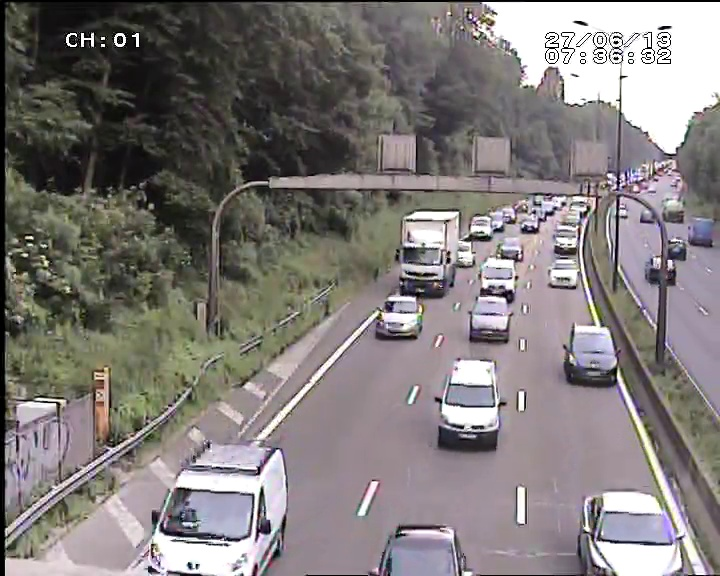
#> input picture img0.jpg, 720 x 576 px, given in place of soleil.avi, which was not available
$ python contours.py   (older library calls are emulated)
#> lines starting #> are read from the running program, lines starting #| are printed output that depends on the picture; after the words box and inside, x2 and y2 are one past the last pixel; in counts of white or black regions, pixels touching at a corner belong together; pictures that were not available may be replaced by others from this repository, and a replacement may not be noted
import cv2
import numpy as np

cap = cv2.VideoCapture(r"C:\Users\eleve\Desktop\Cerema\soleil.avi")
while True:
    ret, img = cap.read()
#> img is the input picture: shape (576, 720, 3); mean B, G, R 122.2, 123.3, 128.7
    if not ret:
        print("error !!!!")
    gray = cv2.cvtColor(img, cv2.COLOR_BGR2GRAY)
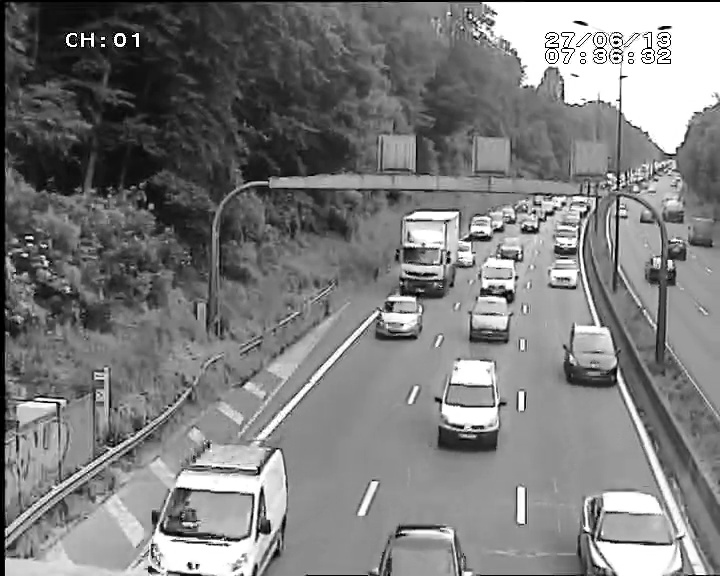
#> gray: shape (576, 720); min 0, max 255, mean 124.8
    _,threshold = cv2.threshold(gray,0,255,cv2.THRESH_BINARY+cv2.THRESH_OTSU)
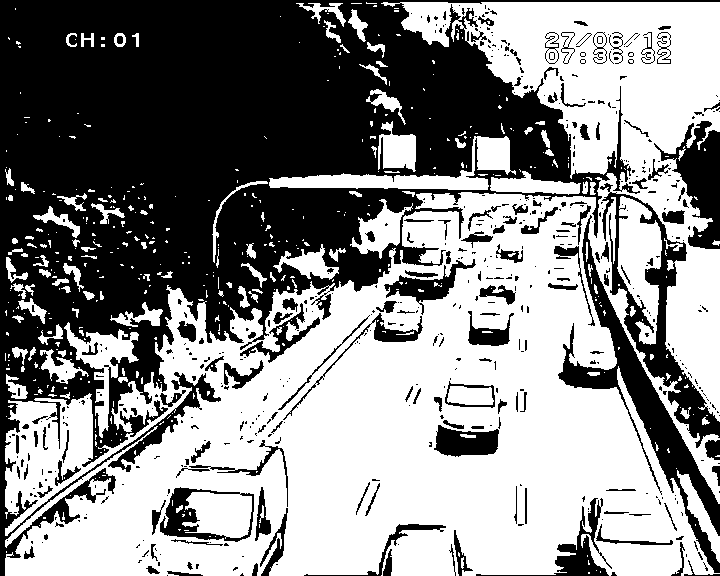
#> threshold: shape (576, 720); 54.3% white; 540 black regions (397 under 20 px)
    _,contours,_ = cv2.findContours(threshold, cv2.RETR_LIST, cv2.CHAIN_APPROX_NONE)
#> contours = 1348 contours, 1078 with area under 20; largest, box (x1, y1, x2, y2) and area: (5, 2, 720, 576) 213808, (617, 196, 662, 345) 3790, (269, 136, 516, 190) 3624, (64, 322, 139, 438) 2239, (159, 486, 255, 543) 1945
    print("number of contours detected", len(contours))
#| number of contours detected 1348
    cv2.drawContours(img, contours, -1, (0,0,255), 1)
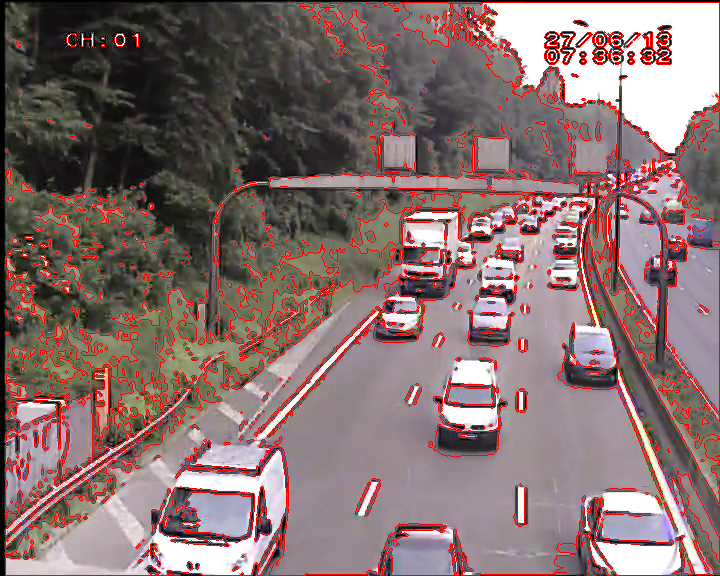
#> img: shape (576, 720, 3); 8% of pixels changed, all inside (x1, y1, x2, y2) = (5, 2, 720, 576)
    cv2.namedWindow('display', cv2.WINDOW_NORMAL)
    cv2.imshow('display', img)
    if cv2.waitKey(1) & 0xFF == ord('q'):
#> (key q is pressed here)
        break
cap.release()
cv2.destroyAllWindows()

$ run again, on img1.jpg
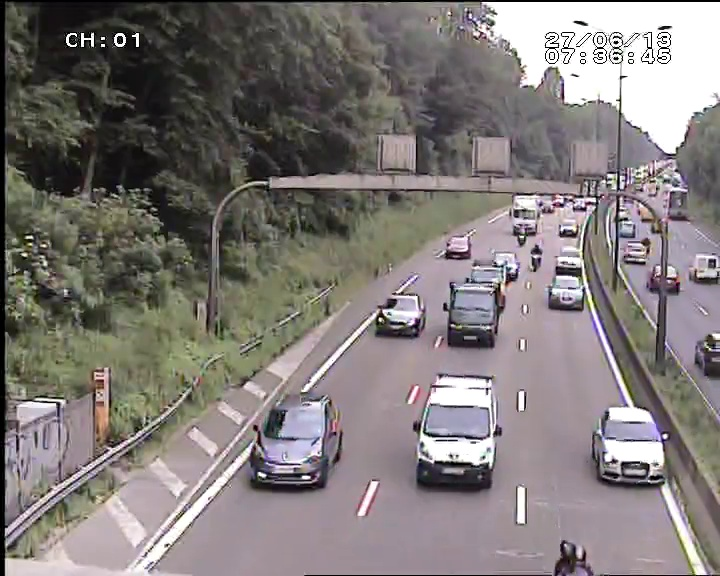
#> input picture img1.jpg, 720 x 576 px, given in place of soleil.avi, which was not available
#> img is the input picture: shape (576, 720, 3); mean B, G, R 120.9, 122.6, 128.6
#> `_,threshold = cv2.threshold(gray,0,255,cv2.THRESH_BINARY+cv2.THRESH_OT..`:
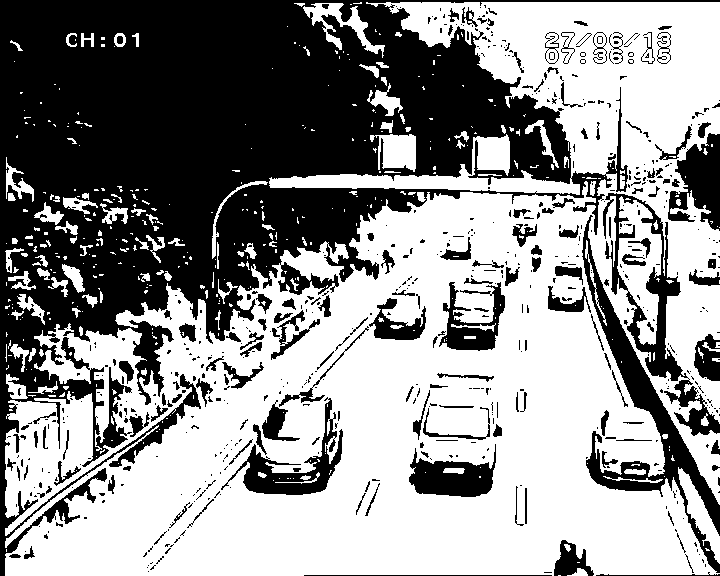
#> threshold: shape (576, 720); 57% white; 619 black regions (460 under 20 px)
#> contours = 1480 contours, 1173 with area under 20; largest, box (x1, y1, x2, y2) and area: (5, 2, 720, 576) 246772, (604, 192, 689, 382) 4384, (227, 397, 344, 496) 3418, (408, 443, 497, 498) 2818, (438, 281, 506, 352) 2276
#| number of contours detected 1480
#> `cv2.drawContours(img, contours, -1, (0,0,255), 1)`:
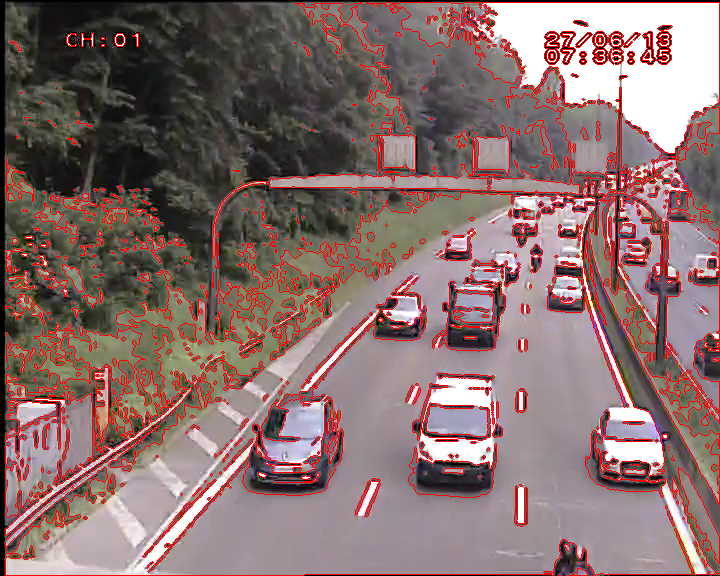
#> img: shape (576, 720, 3); 8.06% of pixels changed, all inside (x1, y1, x2, y2) = (5, 2, 720, 576)
